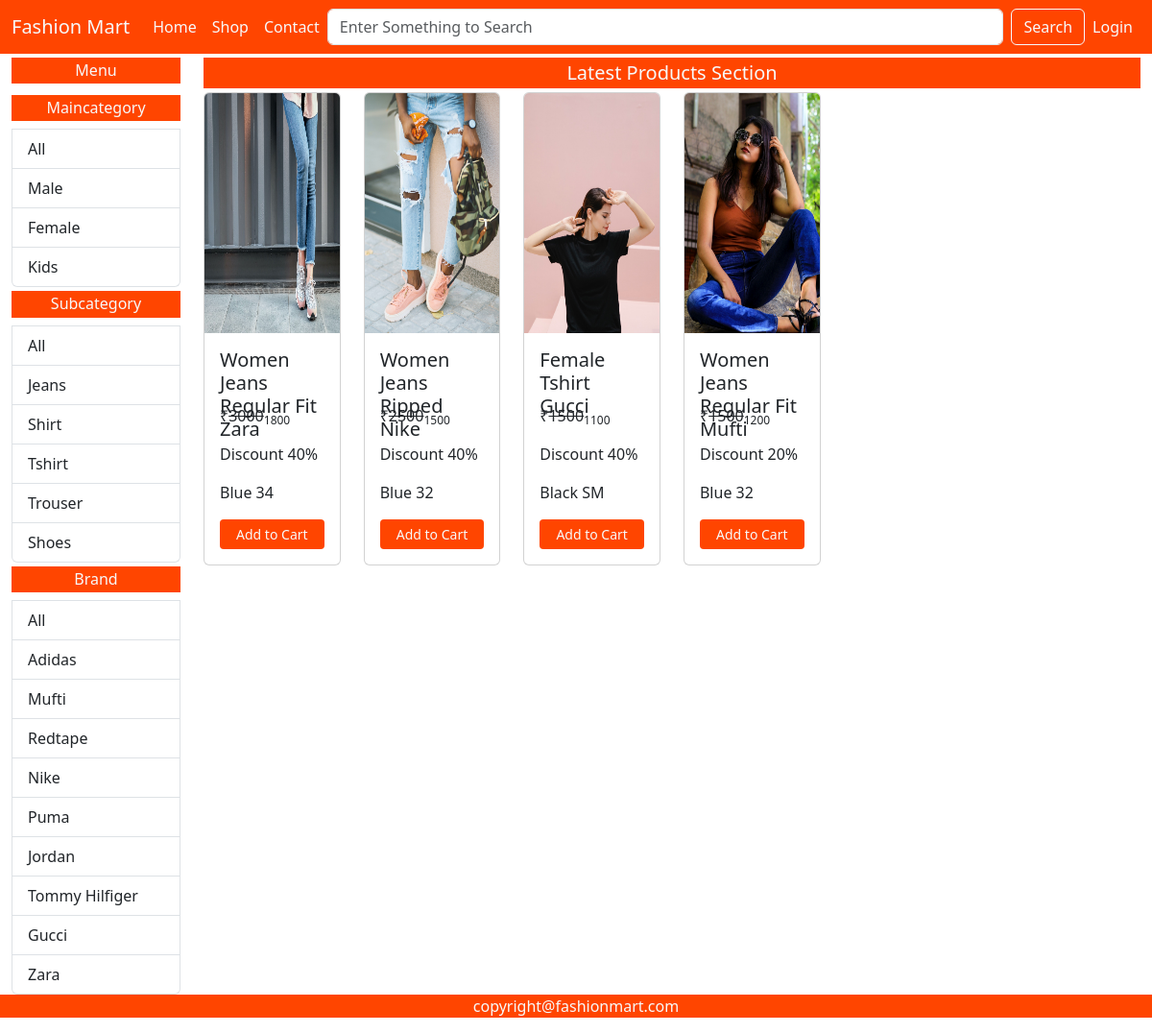
Page /shop/Female/All/All/ on the committed database.
### fashionmartApp/models.py (models this page shows, shortened)
class Maincategory(models.Model):
    id = models.AutoField(primary_key=True)
    name = models.CharField(max_length=20)

class Subcategory(models.Model):
    id = models.AutoField(primary_key=True)
    name = models.CharField(max_length=20)

class Brand(models.Model):
    id = models.AutoField(primary_key=True)
    name = models.CharField(max_length=20)

class Product(models.Model):
    id = models.AutoField(primary_key=True)
    name = models.CharField(max_length=50)
    maincategory = models.ForeignKey(Maincategory,on_delete=models.CASCADE)
    subcategory = models.ForeignKey(Subcategory,on_delete=models.CASCADE)
    brand = models.ForeignKey(Brand,on_delete=models.CASCADE)
    color = models.CharField(max_length=20)
    size = models.CharField(max_length=20)
    stock = models.CharField(max_length=20,default="In Stock",null=True,blank=True)
    description = models.TextField(default="This is the Sample Product")
    baseprice = models.IntegerField()
    discount = models.IntegerField(default=0,null=True,blank=True)
    finalprice = models.IntegerField()
    pic1 = models.ImageField(upload_to="uploads",default="",null=True,blank=True)
    pic2 = models.ImageField(upload_to="uploads",default="",null=True,blank=True)
    pic3 = models.ImageField(upload_to="uploads",default="",null=True,blank=True)
    pic4 = models.ImageField(upload_to="uploads",default="",null=True,blank=True)

### fashionmartApp/views.py (the view)
# urls.py: path('shop/<str:mc>/<str:sc>/<str:br>/',views.shop),
def shop(Request, mc, sc, br):
    if (mc == 'All' and sc == 'All' and br == 'All'):
        data = Product.objects.all().order_by('id').reverse()
    elif (mc != 'All' and sc == 'All' and br == 'All'):
        data = Product.objects.filter(
            maincategory=Maincategory.objects.get(name=mc)).order_by('id').reverse()
    elif (mc == 'All' and sc != 'All' and br == 'All'):
        data = Product.objects.filter(
            subcategory=Subcategory.objects.get(name=sc)).order_by('id').reverse()
    elif (mc == 'All' and sc == 'All' and br != 'All'):
        data = Product.objects.filter(
            brand=Brand.objects.get(name=br)).order_by('id').reverse()
    elif (mc != 'All' and sc != 'All' and br == 'All'):
        data = Product.objects.filter(maincategory=Maincategory.objects.get(
            name=mc), subcategory=Subcategory.objects.get(name=sc)).order_by('id').reverse()
    elif (mc == 'All' and sc != 'All' and br != 'All'):
        data = Product.objects.filter(subcategory=Subcategory.objects.get(
            name=sc), brand=Brand.objects.get(name=br)).order_by('id').reverse()
    elif (mc != 'All' and sc == 'All' and br != 'All'):
        data = Product.objects.filter(maincategory=Maincategory.objects.get(
            name=mc), brand=Brand.objects.get(name=br)).order_by('id').reverse()
    else:
        data = Product.objects.filter(maincategory=Maincategory.objects.get(name=mc), subcategory=Subcategory.objects.get(
            name=sc), brand=Brand.objects.get(name=br)).order_by('id').reverse()
    maincategory = Maincategory.objects.all()
    subcategory = Subcategory.objects.all()
    brand = Brand.objects.all()
    return render(Request, 'shop.html', {'data': data, 'maincategory': maincategory, 'subcategory': subcategory, 'brand': brand, 'mc': mc, 'sc': sc, 'br': br})

### fashionmartApp/templates/shop.html (shortened to what this page needs)
{% extends "index.html" %}
{% block content %}
  <div class="container-fluid">
    <div class="row">
      <div class="col-lg-2 col-md-3 col-sm-6 col-12">
        <h6 class="background text-light text-center p-1 mt-1">Menu</h6>
        <div class="list-group">
          <h6 class="background text-light text-center p-1 mt-1">Maincategory</h6>
          <a href="/shop/All/{{sc}}/{{br}}/" class="list-group-item list-group-item-action">All</a>
          {% for i in maincategory %}
          <a href="/shop/{{i.name}}/{{sc}}/{{br}}/" class="list-group-item list-group-item-action">{{i.name}}</a>
          {% endfor %}
        </div>
        <div class="list-group">
          <h6 class="background text-light text-center p-1 mt-1">Subcategory</h6>
          <a href="/shop/{{mc}}/All/{{br}}/" class="list-group-item list-group-item-action">All</a>
          {% for i in subcategory %}
          <a href="/shop/{{mc}}/{{i.name}}/{{br}}/" class="list-group-item list-group-item-action">{{i.name}}</a>
          {% endfor %}
        </div>
        <div class="list-group">
          <h6 class="background text-light text-center p-1 mt-1">Brand</h6>
          <a href="/shop/{{mc}}/{{sc}}/All/" class="list-group-item list-group-item-action">All</a>
          {% for i in brand %}
          <a href="/shop/{{mc}}/{{sc}}/{{i.name}}/" class="list-group-item list-group-item-action">{{i.name}}</a>
          {% endfor %}
        </div>
      </div>
      <div class="col-lg-10 col-md-9 col-sm-6 col-12">
        <h5 class="background text-light text-center p-1 my-1">Latest Products Section</h5>
        <div class="row">
          {% for i in data %}
          <div class="col-xl-2 col-lg-3 col-md-4 col-sm-6 col-12 mb-3">
            <div class="card">
              <img src="{{i.pic1.url}}" height="250px" class="card-img-top" alt="...">
              <div class="card-body">
                <h5 class="card-title">{{i.name}}</h5>
                <p class="card-text">&#8377<del>{{i.baseprice}}</del><sub>{{i.finalprice}}</sub></p>
                <p class="card-text">Discount {{i.discount}}%</p>
                <p class="card-text">{{i.color}} {{i.size}}</p>
                <a href="/single-product/{{i.id}}" class="btn background text-light w-100 btn-sm">Add to Cart</a>
              </div>
            </div>
          </div>
          {% endfor %}
        </div>
      </div>
    </div>
  </div>
{% endblock %}

### fashionmartApp/templates/index.html (shortened to what this page needs)
{% load static %}
<!DOCTYPE html>
<html lang="en">
<head>
    <link href="https://cdn.jsdelivr.net/npm/bootstrap@5.3.0-alpha3/dist/css/bootstrap.min.css" rel="stylesheet">
    <link rel="stylesheet" href="https://cdn.jsdelivr.net/npm/bootstrap-icons@1.3.0/font/bootstrap-icons.css">
    <link rel="stylesheet" href="{% static 'css/style.css'%}">
</head>
<body>
    <nav class="navbar navbar-expand-lg background sticky-top">
        <div class="container-fluid">
          <a class="navbar-brand text-light" href="/">Fashion Mart</a>
          <div class="collapse navbar-collapse" id="navbarSupportedContent">
            <ul class="navbar-nav me-auto mb-2 mb-lg-0">
              <li class="nav-item">
                <a class="nav-link text-light active" aria-current="page" href="/">Home</a>
              </li>
              <li class="nav-item">
                <a class="nav-link text-light" href="/shop/All/All/All">Shop</a>
              </li>
              <li class="nav-item">
                <a class="nav-link text-light" href="/contact">Contact</a>
              </li>
            </ul>
            <form class="d-flex w-100" role="search" action="/search/" method="post">
              <input class="form-control me-2" name="search" type="search" placeholder="Enter Something to Search" aria-label="Search">
              <button class="btn btn-outline-light" type="submit">Search</button>
            </form>
            <ul class="navbar-nav me-auto mb-2 mb-lg-0">
              {% if request.user.is_authenticated %}
                <li class="nav-item dropdown">
                  <a class="nav-link dropdown-toggle text-light" href="#" role="button" data-bs-toggle="dropdown" aria-expanded="false">
                    {{request.user.username}}
                  </a>
                  <ul class="dropdown-menu">
                    <li><a class="dropdown-item" href="/profile">Profile</a></li>
                    <li><a class="dropdown-item" href="/cart">Cart</a></li>
                    <li><hr class="dropdown-divider"></li>
                    <li><a class="dropdown-item" href="/logout">Logout</a></li>
                  </ul>
                </li>
                {% else %}
                <li class="nav-item">
                  <a class="nav-link text-light" href="/login/">Login</a>
                </li>
                {% endif %}
              </ul>
          </div>
        </div>
      </nav>
      {% block content %}{% endblock  %}
      <footer class="background text-light text-center p-01">
        <p>copyright@fashionmart.com</p>
      </footer>
</body>
</html>

### fashionmartApp/static/css/style.css (style rules this page uses)
.background { background-color: orangered; }
.card-title { height: 50px; }

### rows in the picture
Maincategory: name "Male"
Maincategory: name "Female"
Maincategory: name "Kids"
Subcategory: name "Jeans"
Subcategory: name "Shirt"
Subcategory: name "Tshirt"
Subcategory: name "Trouser"
Subcategory: name "Shoes"
Brand: name "Adidas"
Brand: name "Mufti"
Brand: name "Redtape"
Brand: name "Nike"
Brand: name "Puma"
Brand: name "Jordan"
Brand: name "Tommy Hilfiger"
Brand: name "Gucci"
Brand: name "Zara"
Product: pic1 (picture), name "Women Jeans Regular Fit Zara", baseprice "3000", finalprice "1800", discount "40", color "Blue", size "34"
Product: pic1 (picture), name "Women Jeans Ripped Nike", baseprice "2500", finalprice "1500", discount "40", color "Blue", size "32"
Product: pic1 (picture), name "Female Tshirt Gucci", baseprice "1500", finalprice "1100", discount "40", color "Black", size "SM"
Product: pic1 (picture), name "Women Jeans Regular Fit Mufti", baseprice "1500", finalprice "1200", discount "20", color "Blue", size "32"
